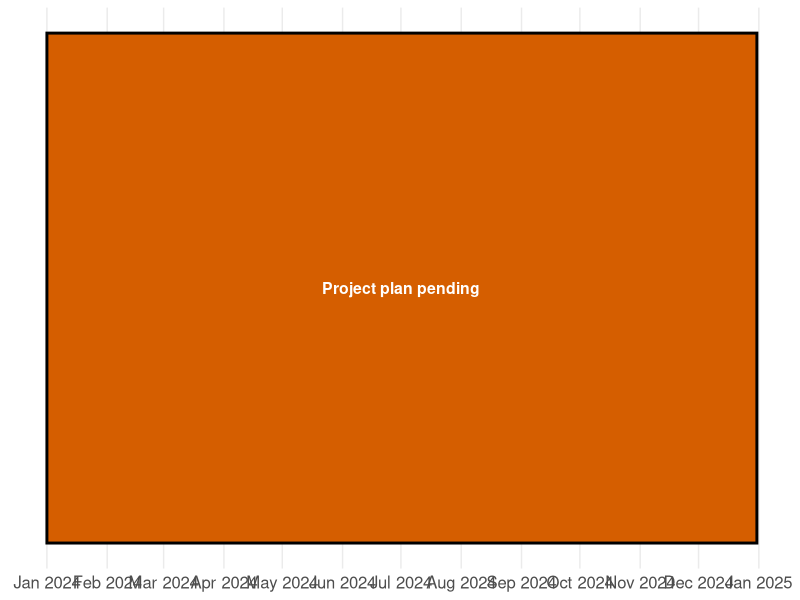

Reproduce this figure in R.
## ---- chunk 1
knitr::opts_chunk$set(echo = FALSE, message = FALSE)
## ---- chunk 2

library(tidyverse)

# Create data frame for Gantt chart
# tasks <- c("Project planning", 
#            "Pre-\nregistration",
#            "Data cleaning", 
#            "Statistical analysis", 
#            "Manuscript preparation")
tasks <- c("Project plan pending")

# start_date <- c("2023-04-01", 
#                 "2023-05-01", 
#                 "2023-05-15", 
#                 "2023-07-01", 
#                 "2023-10-01")
# end_date <- c("2023-05-30",
#               "2023-06-15", 
#               "2023-07-15", 
#               "2023-10-31", 
#               "2024-01-01")

start_date <- c("2024-01-01")
end_date <- c("2024-12-31")

offset <- seq(1/length(tasks), 1, length.out = length(tasks))

df <- data.frame(tasks, start_date, end_date)
df$start_date <- as.Date(df$start_date)
df$end_date <- as.Date(df$end_date)

# Set colors for chart
# colors <- c("#0072B2", "#E69F00", "#009E73", "#D55E00", "#CC79A7")
colors <- c("#D55E00")



# Create Gantt chart
ggplot(df, aes(xmin = start_date, xmax = end_date,  
               ymin = offset, ymax = offset + 1/length(tasks), 
               fill = fct_inorder(tasks))) +
  geom_rect(linewidth = 1, color = "black") +
  geom_text(aes(x = start_date + (end_date - start_date)/2, y = offset + 0.5/length(tasks), 
                label = tasks), size = 4, fontface = "bold", color = "white") +
  scale_fill_manual(values = colors) +
  scale_x_date(date_breaks = "1 month", date_labels = "%b %Y") +
  theme_minimal() +
  theme(panel.grid.major.y = element_blank(),
        panel.grid.minor.y = element_blank(),
        panel.grid.minor.x = element_blank(),
        axis.text.x = element_text(size = 12),
        axis.text.y = element_blank(),
        axis.ticks.y = element_blank(),
        plot.title = element_text(hjust = 0.5, size = 16),
        legend.position = "none") +
  labs(fill = "Tasks", x = NULL, y = NULL)
## ---- chunk 3
fs::dir_tree(type = "directory", recurse = 3)
